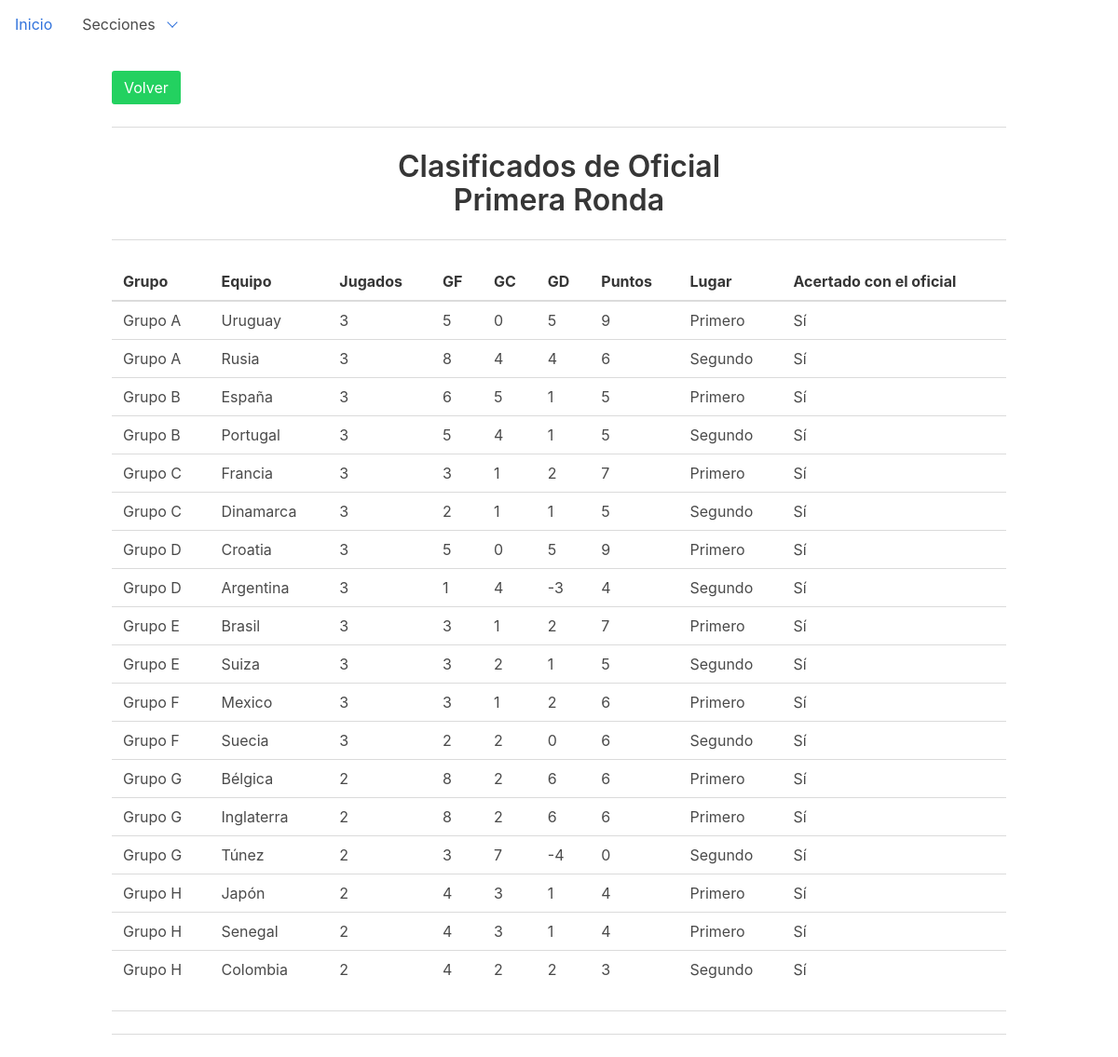
/dashboard/gamblers/1/qualified, run on an earlier commit of the app's database.
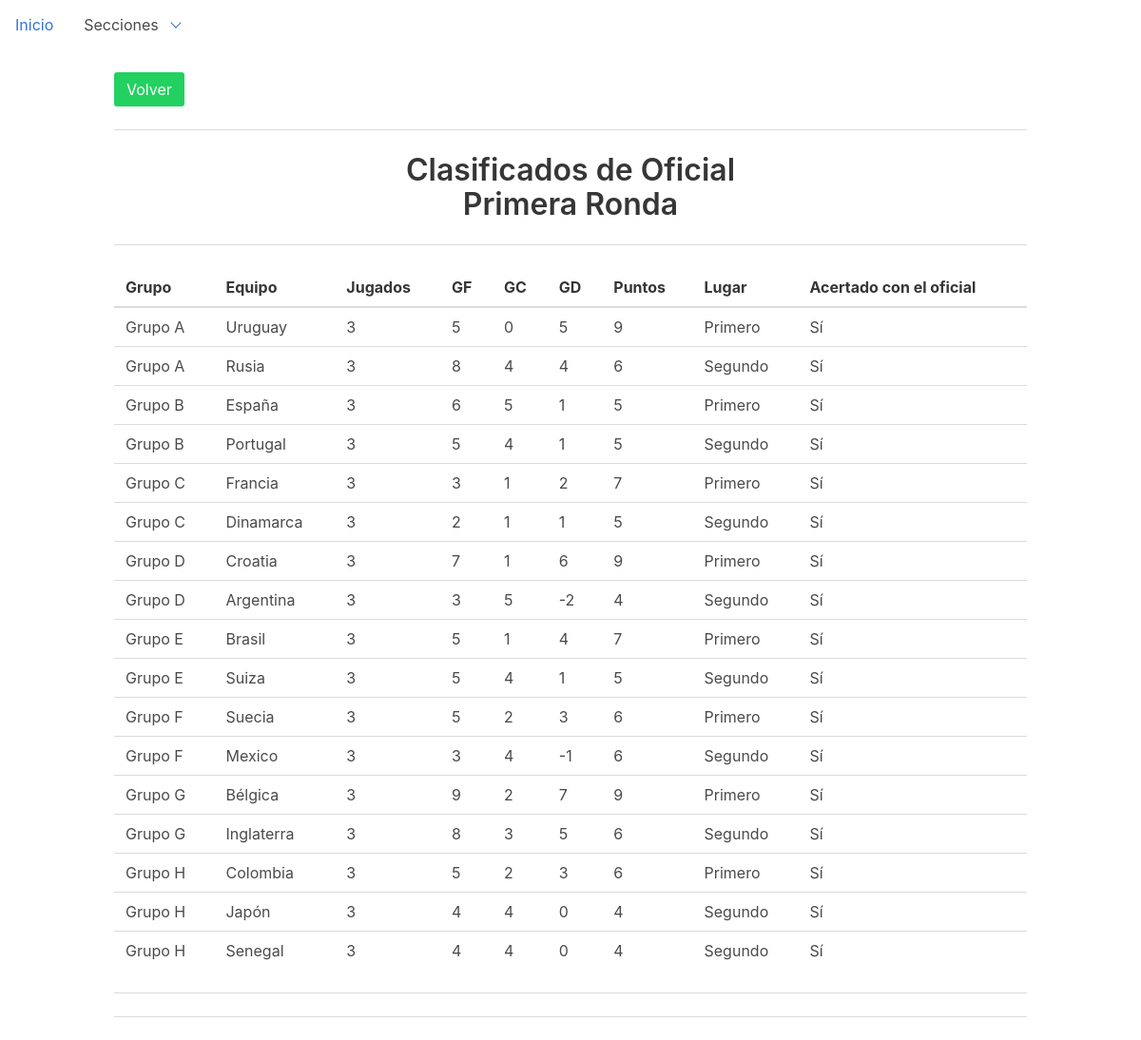
And on a later commit of the database.
### dashboard/models.py (models this page shows, shortened)
class Round(models.Model):
    ROUND_CHOICES = (
        ('1', 'Primera fase'),
        ('2', 'Octavos'),
        ('3', 'Cuarto'),
        ('4', 'Semifinales'),
        ('5', 'Tercer lugar'),
        ('6', 'Finales'),
    )
    stage = models.CharField(choices=ROUND_CHOICES, max_length=1, default='1')
    played_matches = models.IntegerField(default=0)
    won = models.IntegerField(default=0)
    draw = models.IntegerField(default=0)
    lose = models.IntegerField(default=0)
    points = models.IntegerField(default=0)
    goals_for = models.IntegerField(default=0)
    goals_against = models.IntegerField(default=0)
    goals_difference = models.IntegerField(default=0)
    position = models.CharField(default="", max_length=24)
    source = models.ForeignKey('Gambler', on_delete=models.DO_NOTHING, null=True)
    done = models.BooleanField(default=False)
    qualified_revision = models.BooleanField(default=False)
    team = models.ForeignKey('Team', on_delete=models.DO_NOTHING)
    class Meta:
        ordering = ["stage", "team__group"]

class Team(models.Model):
    GROUP_CHOICES = (
        ('A', 'Grupo A'),
        ('B', 'Grupo B'),
        ('C', 'Grupo C'),
        ('D', 'Grupo D'),
        ('E', 'Grupo E'),
        ('F', 'Grupo F'),
        ('G', 'Grupo G'),
        ('H', 'Grupo H'),
    )
    group = models.CharField(choices=GROUP_CHOICES, max_length=1, null=True, default='A')
    name = models.CharField(max_length=32)
    code = models.CharField(max_length=32)
    cups = models.IntegerField(default=0)
    finals = models.IntegerField(default=0)
    semifinals = models.IntegerField(default=0)
    class Meta:
        ordering = ["name"]
    def __str__(self):
        return self.name

class Gambler(models.Model):
    name = models.CharField(max_length=48)
    points_result = models.IntegerField(default=0)
    points_score = models.IntegerField(default=0)
    points_8vo = models.IntegerField(default=0)
    points_4vo = models.IntegerField(default=0)
    points_semi = models.IntegerField(default=0)
    points_3er = models.IntegerField(default=0)
    points_final = models.IntegerField(default=0)

### dashboard/views.py (the view)
# urls.py: url(r'^gamblers/(?P<pk>\d+)/qualified$', views.qualified_gambler, name='gambler-qualified'),
def qualified_gambler(request, pk):
    gambler = Gambler.objects.get(pk=pk)
    qualified_list = Round.objects.filter(
        Q(position__startswith="Primero", source__name__startswith=gambler.name) | Q(position__startswith="Segundo",
                                                                                     source__name__startswith=gambler.name)).order_by(
        "team__group", "position")
    template = loader.get_template('dashboard/gambler_detail_qualified.html')
    context = {
        'qualified_list': qualified_list,
        'gambler': gambler,
    }
    return HttpResponse(template.render(context, request))

### dashboard/templatetags/custom_tags.py (called while the page is built)
@register.simple_tag(name='qualified_matched')
def qualified_matched_gambler(*args):
    try:
        round_player = Round.objects.get(team__name=args[0], source__name=args[1], stage=args[2])
        round_Oficial = Round.objects.get(team__name=args[0], source__name="Oficial", stage=args[2])
        if round_Oficial.position == round_player.position:
            return "Sí"
        else:
            return "No"
    except Round.DoesNotExist:
        return "No"

### templates/dashboard/gambler_detail_qualified.html (shortened to what this page needs)
{% extends 'base.html' %}
{% load custom_tags %}
{% block content %}
    <a class="button is-success" href="{% url 'gambler-detail' gambler.pk %}">Volver</a>
    <hr>
    <div class="level">
        <div class="level-item has-text-centered">
            <div>
                <div>
            <p class="title">
                Clasificados de {{ gambler.name }} <br/>
                Primera Ronda
            </p>
        </div>
            </div>
        </div>
    </div>
    <hr>
    <div class="level">
        <table class="sortable">
            <thead>
            <tr>
                <th>Grupo</th>
                <th>Equipo</th>
                <th>Jugados</th>
                <th>GF</th>
                <th>GC</th>
                <th>GD</th>
                <th>Puntos</th>
                <th>Lugar</th>
                <th>Acertado con el oficial</th>
            </tr>
            </thead>
            <tbody>
            {% for qualified in qualified_list %}
                <tr>
                    <td>{{ qualified.team.get_group_display }}</td>
                    <td>{{ qualified.team }}</td>
                    <td>{{ qualified.played_matches }}</td>
                    <td>{{ qualified.goals_for }}</td>
                    <td>{{ qualified.goals_against }}</td>
                    <td>{{ qualified.goals_difference }}</td>
                    <td>{{ qualified.points }}</td>
                    <td>{{ qualified.position }}</td>
                    <td>{% qualified_matched qualified.team.name qualified.source.name qualified.stage %}</td>
                </tr>
            {% endfor %}
            </tbody>
        </table>
    </div>
    <hr>
    <hr>
{% endblock %}

What changed in the data, as far as the page shows it:
no longer on this page (row edited): Round: team.group "Grupo G", team "Túnez", played_matches "2", goals_for "3", goals_against "7", goals_difference "-4", points "0", position "Segundo", team+source+stage "Sí"
changed Round "Croatia": goals_for "5" → "7"; goals_against "0" → "1"; goals_difference "5" → "6"
changed Round "Argentina": goals_for "1" → "3"; goals_against "4" → "5"; goals_difference "-3" → "-2"
changed Round "Brasil": goals_for "3" → "5"; goals_difference "2" → "4"
changed Round "Suiza": goals_for "3" → "5"; goals_against "2" → "4"
changed Round "Suecia": goals_for "2" → "5"; goals_difference "0" → "3"; position "Segundo" → "Primero"; moves up the list
changed Round "Mexico": goals_against "1" → "4"; goals_difference "2" → "-1"; position "Primero" → "Segundo"
changed Round "Bélgica": played_matches "2" → "3"; goals_for "8" → "9"; goals_difference "6" → "7"; points "6" → "9"
changed Round "Inglaterra": played_matches "2" → "3"; goals_against "2" → "3"; goals_difference "6" → "5"; position "Primero" → "Segundo"
changed Round "Colombia": played_matches "2" → "3"; goals_for "4" → "5"; goals_difference "2" → "3"; points "3" → "6"; position "Segundo" → "Primero"; moves up the list
changed Round "Japón": played_matches "2" → "3"; goals_against "3" → "4"; goals_difference "1" → "0"; position "Primero" → "Segundo"
changed Round "Senegal": played_matches "2" → "3"; goals_against "3" → "4"; goals_difference "1" → "0"; position "Primero" → "Segundo"
